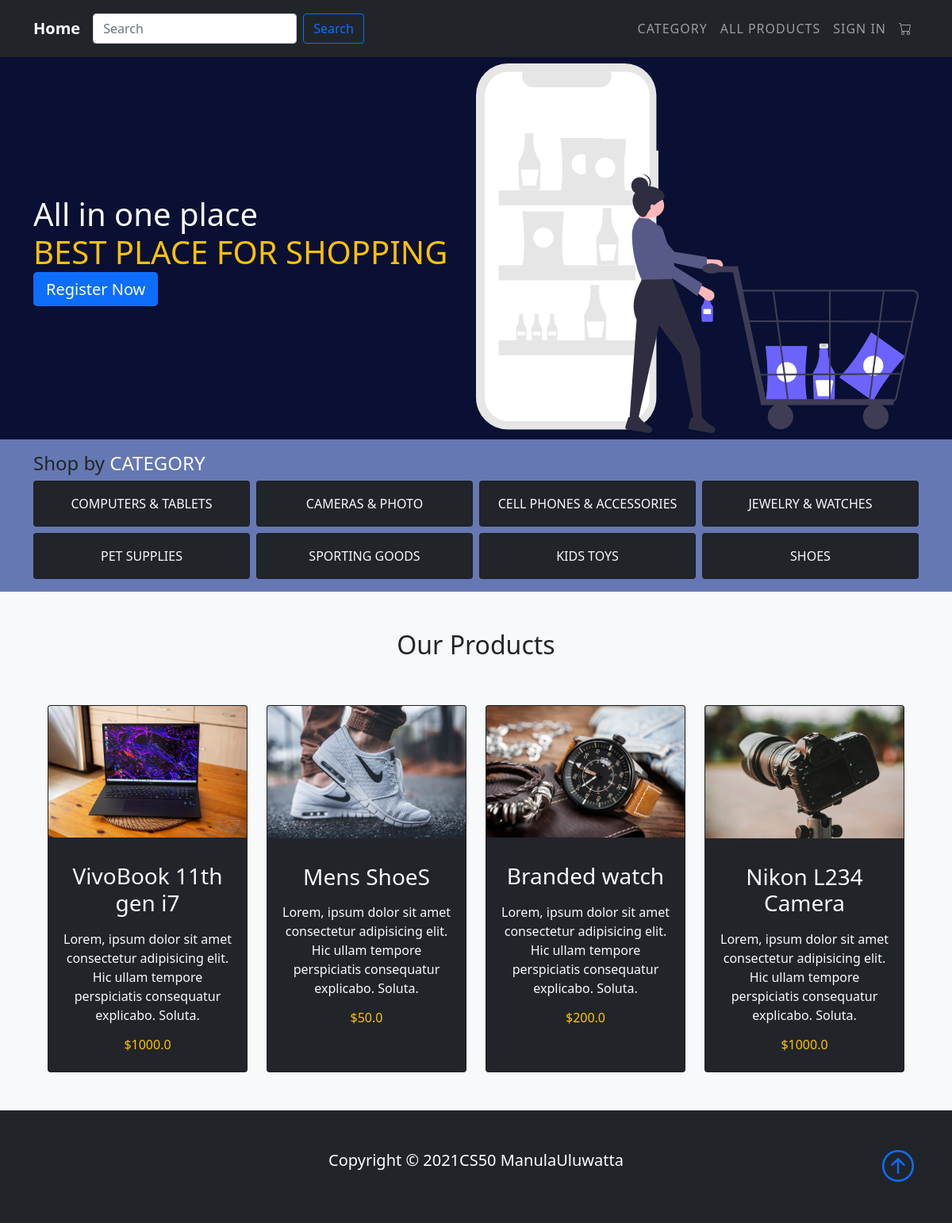
The page / on the database its author committed.
### tables this page shows
CREATE TABLE categories
		(categoryId INTEGER PRIMARY KEY,
		name TEXT
		);

CREATE TABLE PRODUCTS(
    product_id Integer PRIMARY key,
    productName TEXT,
    price REAL,
    description TEXT,
    image TEXT,
    qty INTEGER,
    categoryId INTEGER,
    FOREIGN KEY(categoryId) REFERENCES categories(categoryId)
);

### application.py (the view)
@app.route('/')
def index():
    isLogged, firstName, numOfItems= getLoginDetails()
    with sqlite3.connect('database.db') as conn:
        db = conn.cursor()
        db.execute('SELECT product_id, productName, price, description, image, qty FROM PRODUCTS')
        productsDetails = db.fetchall()
        db.execute('SELECT categoryId, name FROM categories')
        categoryData = db.fetchall()
    productsDetails = parse(productsDetails)
    return render_template('index.html', isLogged = isLogged, firstName=firstName, numOfItemsInCart=numOfItems, categoryData=categoryData, productsDetails=productsDetails)

### application.py (called while the page is built)
@app.after_request
def after_request(response):
    response.headers["Cache-Control"] = "no-cache, no-store, must-revalidate"
    response.headers["Expires"] = 0
    response.headers["Pragma"] = "no-cache"
    return response

def getLoginDetails():
    with sqlite3.connect('database.db') as conn:
        db = conn.cursor()
        if 'email' not in session:
            isLogged = False
            firstName = ''
            numOfItems = 0
        else:
            isLogged = True
            db.execute("SELECT user_id, firstName FROM users WHERE email = ?", (session['email'],))
            user_id, firstName = db.fetchone()
            db.execute("SELECT count(product_id) FROM cart WHERE user_id = ?", (user_id, ))
            numOfItems = db.fetchone()[0]
    conn.close()
    return (isLogged, firstName, numOfItems)

def parse(data):
    ans = []
    i = 0
    while i < len(data):
        curr = []
        for j in range(7):
            if i >= len(data):
                break
            curr.append(data[i])
            i += 1
        ans.append(curr)
    return ans

### templates/index.html (shortened to what this page needs)
{% extends "layout.html" %}
{% block body %}
<section class="text-light p-5 p-lg-0 p-md-5 text-center text-sm-start" style="background-color: rgb(9, 16, 51);">
    <div class="container">
        <div class="d-sm-flex align-items-center justify-content-between">
            <div>
                <h1>All in one place<div class="span text-warning">BEST PLACE FOR SHOPPING</div>
                </h1>
                <a class="btn-primary btn-lg" style="text-decoration:none" href="/registerForm">Register Now</a>
            </div>
            <img class="img-fluid w-50 d-none d-sm-block my-2"
                src="{{ url_for('static',filename='images/undraw_shopping_app_flsj.svg' ) }}" alt="">
        </div>
    </div>
</section>
<section id="category" class="p-3" style="background-color: rgb(102, 120, 179);">
    <div class="container">
        <h4>Shop by <span class="text-light">CATEGORY</span></h4>
        <div class="row g-2">
            {% for row in categoryData %}
            <div class="col-md-6 col-lg-3">
                <div class="card bg-dark text-light h-100">
                    <div class="card-body text-center">
                        <a href="/displayCategory?categoryId={{row[0]}}" style="text-decoration:none">
                            <p id="categoryTag" class="card-text text-light">{{ row[1] }}</p>
                        </a>
                    </div>
                </div>
            </div>
            {% endfor %}
        </div>
    </div>
</section>
<section id="product" class="p-5 bg-light text-dark">
    <div class="container">
        <h2 class="text-center text-dark pb-5">Our Products</h2>
        <div class="row g-4">
            {% for data in productsDetails %}
            {% for product in data %}
            <div class="col-md-6 col-lg-3">
                <div class="card bg-dark text-light h-100">
                    <a href="/productDescription?product_id={{product[0]}}"><img
                            src="{{ url_for('static', filename='uploads/' + product[4]) }}" class="card-img-top mb-3"
                            alt="..."></a>
                    <div class="card-body text-center">
                        <h3 class="card-title mb-3">{{ product[1] }}</h3>
                        <p class="card-text">{{ product[3] }}</p>
                        <h6 class="text-warning">${{ product[2] }}</h6>
                    </div>
                </div>
            </div>
            {% endfor %}
            {% endfor %}
        </div>
    </div>
</section>
{% endblock %}

### static/css/styles.css (style rules this page uses)
#categoryTag { text-transform: uppercase; }
body { background: #eee }

### rows shown on the page
categories: name "COMPUTERS & TABLETS"
categories: name "CAMERAS & PHOTO"
categories: name "CELL PHONES & ACCESSORIES"
categories: name "JEWELRY & WATCHES"
categories: name "PET SUPPLIES"
categories: name "SPORTING GOODS"
categories: name "KIDS TOYS"
categories: name "SHOES"
PRODUCTS: image (picture), productName "VivoBook 11th gen i7", description "Lorem, ipsum dolor sit amet consectetur adipisicing elit. Hic ullam tempore perspiciatis consequatur explicabo. Soluta.", price "1000.0"
PRODUCTS: image (picture), productName "Mens ShoeS", description "Lorem, ipsum dolor sit amet consectetur adipisicing elit. Hic ullam tempore perspiciatis consequatur explicabo. Soluta.", price "50.0"
PRODUCTS: image (picture), productName "Branded watch", description "Lorem, ipsum dolor sit amet consectetur adipisicing elit. Hic ullam tempore perspiciatis consequatur explicabo. Soluta.", price "200.0"
PRODUCTS: image (picture), productName "Nikon L234 Camera", description "Lorem, ipsum dolor sit amet consectetur adipisicing elit. Hic ullam tempore perspiciatis consequatur explicabo. Soluta.", price "1000.0"
